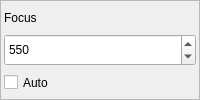
                             <widget class="QFrame" name="frme_cap_focus_0">
                              <property name="sizePolicy">
                               <sizepolicy hsizetype="Ignored" vsizetype="Preferred">
                                <horstretch>0</horstretch>
                                <verstretch>0</verstretch>
                               </sizepolicy>
                              </property>
                              <property name="frameShape">
                               <enum>QFrame::StyledPanel</enum>
                              </property>
                              <property name="frameShadow">
                               <enum>QFrame::Plain</enum>
                              </property>
                              <layout class="QVBoxLayout" name="layout_vrt_frme_cap_brightness_1">
                               <property name="spacing">
                                <number>0</number>
                               </property>
                               <property name="leftMargin">
                                <number>3</number>
                               </property>
                               <property name="topMargin">
                                <number>0</number>
                               </property>
                               <property name="rightMargin">
                                <number>3</number>
                               </property>
                               <property name="bottomMargin">
                                <number>0</number>
                               </property>
                               <item>
                                <widget class="QLabel" name="lbl_static_focus_0">
                                 <property name="sizePolicy">
                                  <sizepolicy hsizetype="Ignored" vsizetype="Preferred">
                                   <horstretch>0</horstretch>
                                   <verstretch>0</verstretch>
                                  </sizepolicy>
                                 </property>
                                 <property name="text">
                                  <string>Focus</string>
                                 </property>
                                </widget>
                               </item>
                               <item>
                                <widget class="QSpinBox" name="spbx_cap_focus_0">
                                 <property name="sizePolicy">
                                  <sizepolicy hsizetype="Ignored" vsizetype="Preferred">
                                   <horstretch>0</horstretch>
                                   <verstretch>0</verstretch>
                                  </sizepolicy>
                                 </property>
                                 <property name="alignment">
                                  <set>Qt::AlignLeading|Qt::AlignLeft|Qt::AlignVCenter</set>
                                 </property>
                                 <property name="minimum">
                                  <number>0</number>
                                 </property>
                                 <property name="maximum">
                                  <number>1100</number>
                                 </property>
                                 <property name="value">
                                  <number>550</number>
                                 </property>
                                </widget>
                               </item>
                               <item>
                                <widget class="QCheckBox" name="chbx_cap_autofocus_0">
                                 <property name="sizePolicy">
                                  <sizepolicy hsizetype="Ignored" vsizetype="Preferred">
                                   <horstretch>0</horstretch>
                                   <verstretch>0</verstretch>
                                  </sizepolicy>
                                 </property>
                                 <property name="layoutDirection">
                                  <enum>Qt::LeftToRight</enum>
                                 </property>
                                 <property name="text">
                                  <string>Auto</string>
                                 </property>
                                </widget>
                               </item>
                              </layout>
                             </widget>
